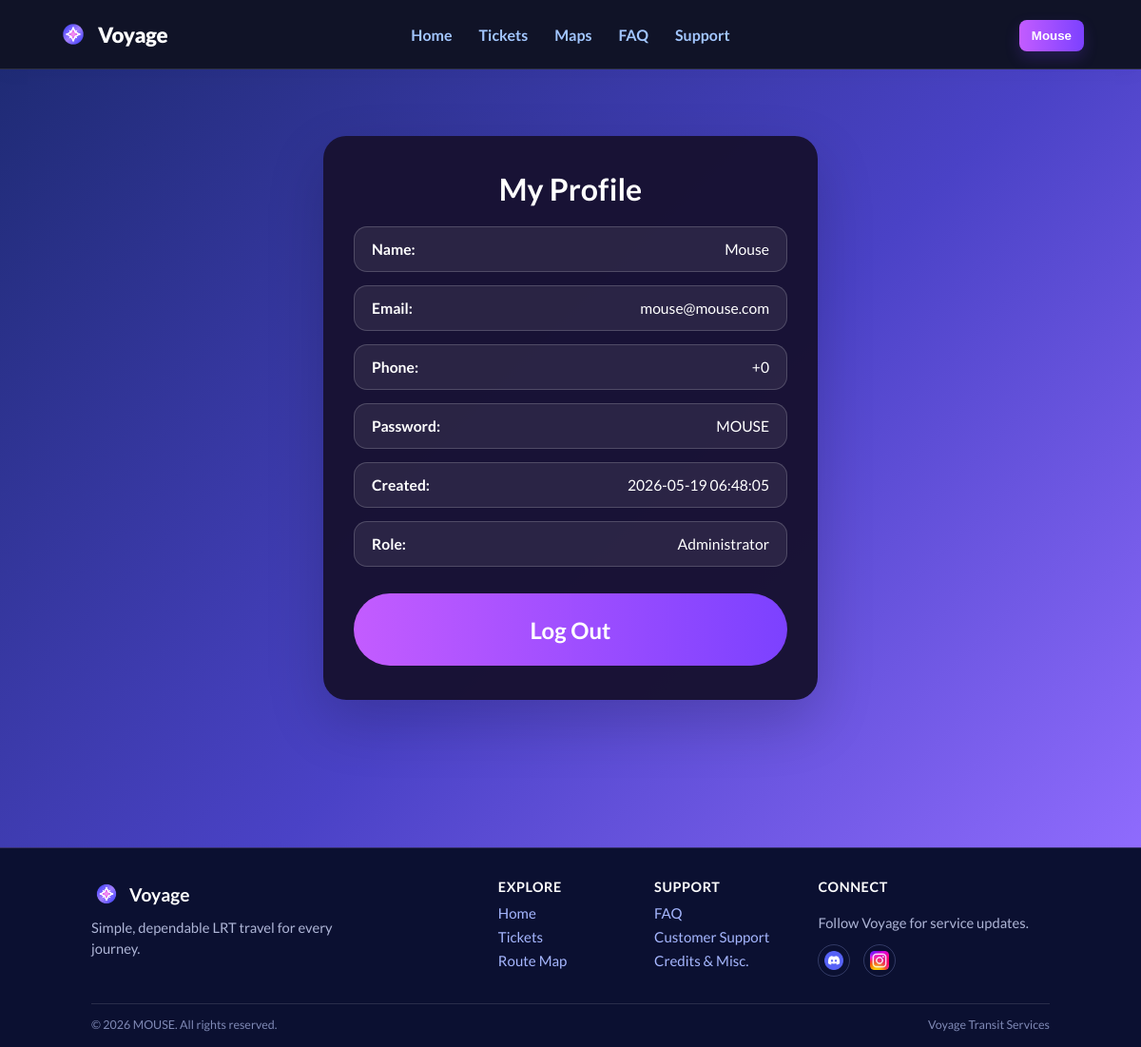
Page /profile.php (signed in) on the committed database.
### tables this page shows
CREATE TABLE IF NOT EXISTS `accounts` (
  `id` int(11) NOT NULL AUTO_INCREMENT,
  `username` varchar(100) NOT NULL,
  `email` varchar(255) NOT NULL,
  `phone` varchar(50) NOT NULL,
  `password` varchar(255) NOT NULL,
  `created_at` timestamp NOT NULL DEFAULT current_timestamp(),
  `is_admin` tinyint(1) NOT NULL DEFAULT 0,
  PRIMARY KEY (`id`),
  UNIQUE KEY `email` (`email`)
);

### profile.php (the view, shortened to what this page needs)
<?php
$conn = new mysqli('localhost', 'root', '', 'ticket_system');
$userId = (int)$_SESSION['user_id'];
$stmt = $conn->prepare('SELECT username, email, phone, password, created_at, COALESCE(is_admin, 0) AS is_admin FROM accounts WHERE id = ?');
$stmt->bind_param('i', $userId);
$stmt->execute();
$result = $stmt->get_result();
$user = $result->fetch_assoc();
?>
<!DOCTYPE html>
<html lang="en">
<head>
    <link rel="stylesheet" href="style.css">
</head>
<body>
    <?php include __DIR__ . '/header.php'; ?>
    <div class="auth-page">
            <div class="auth-card profile-card">
        <h1 class="auth-title">My Pro<span class="profile-title-f">f</span>ile</h1>
        <div class="profile-info">
                    <div class="profile-row"><span class="profile-row-label">Name:</span><span class="profile-row-value"><?php echo htmlspecialchars($user['username']); ?></span></div>
                    <div class="profile-row"><span class="profile-row-label">Email:</span><span class="profile-row-value"><?php echo htmlspecialchars($user['email']); ?></span></div>
                    <div class="profile-row"><span class="profile-row-label">Phone:</span><span class="profile-row-value"><?php echo htmlspecialchars($user['phone']); ?></span></div>
                    <div class="profile-row"><span class="profile-row-label">Password:</span><span class="profile-row-value"><?php echo htmlspecialchars($user['password'], ENT_QUOTES, 'UTF-8'); ?></span></div>
                    <div class="profile-row"><span class="profile-row-label">Created:</span><span class="profile-row-value"><?php echo htmlspecialchars($user['created_at']); ?></span></div>
                    <div class="profile-row"><span class="profile-row-label">Role:</span><span class="profile-row-value"><?php echo $user['is_admin'] ? 'Administrator' : 'User'; ?></span></div>
        </div>
                <div class="auth-actions">
                    <a class="auth-link" href="logout.php">Log Out</a>
                </div>
      </div>
    </div>
    <?php include __DIR__ . '/footer.php'; ?>
</body>
</html>

### profile.php (style rules this page uses)
.auth-page { min-height: calc(100vh - 84px); display: flex; align-items: flex-start; justify-content: center; padding: 70px 20px 32px; }
.profile-title-f { margin-right: 0.5px; }

### rows in the picture
accounts: username "Mouse", email "mouse@mouse.com", phone "+0", password "MOUSE", created_at "2026-05-19 06:48:05"

### other values in the picture
$profileButtonName "Mouse"
